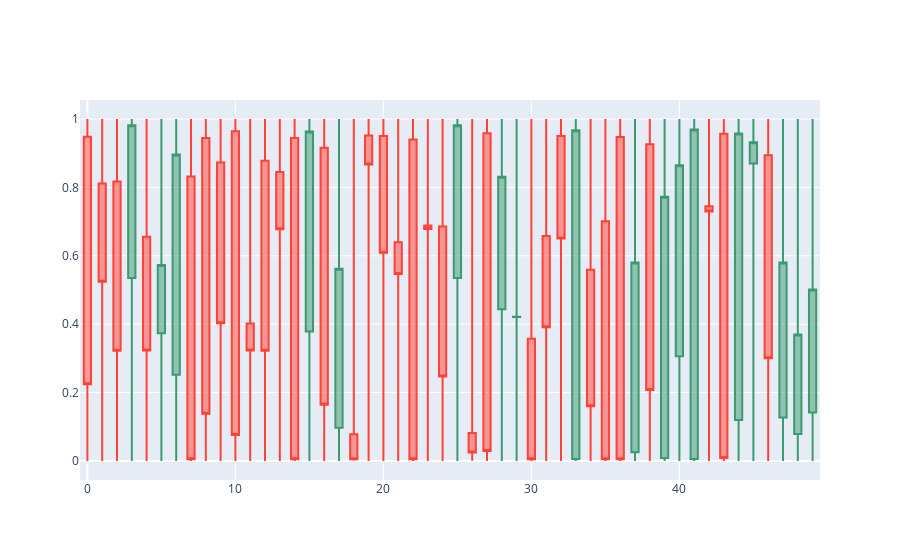
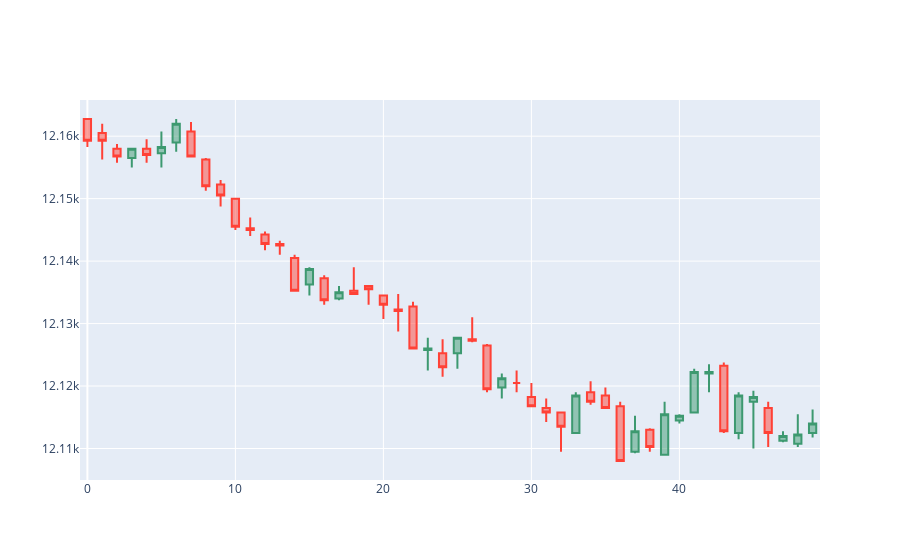

Source (notebook cell) for these figures, in order:
### Code cell
#Plot candlestick charts
plot_sample(out[1000:1050].detach().numpy())
plot_sample(candles_sample[1000:1050])
